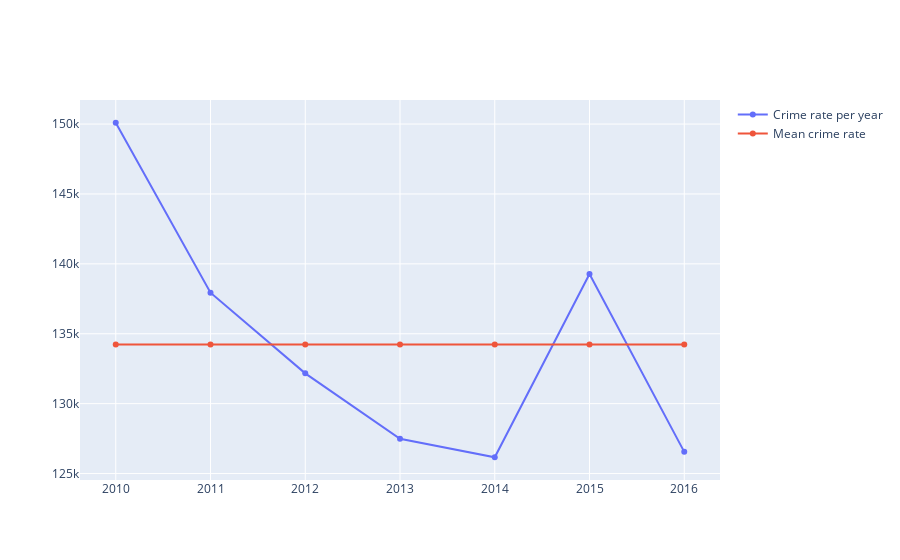

Here is the notebook cell this chart was saved with:
### Code cell
avg_crimes_pear_all_years: float = mean(year_to_crimes_sum.values())

iplot([Scatter(x=list(year_to_crimes_sum.keys()),
               y=list(year_to_crimes_sum.values()),
               name="Crime rate per year"),
       Scatter(x=list(year_to_crimes_sum.keys()),
               y=[avg_crimes_pear_all_years]*len(year_to_crimes_sum.keys()),
               name="Mean crime rate")])

### Figure 1 — Plotly figure (JSON) as saved in the notebook; plotly's stock layout.template omitted (floating-point values rounded to 4 significant figures)
{"data": [{"name": "Crime rate per year", "type": "scatter", "x": [2010, 2011, 2012, 2013, 2014, 2015, 2016], "y": [150093, 137934, 132166, 127492, 126166, 139278, 126551]}, {"name": "Mean crime rate", "type": "scatter", "x": [2010, 2011, 2012, 2013, 2014, 2015, 2016], "y": [134240, 134240, 134240, 134240, 134240, 134240, 134240]}], "layout": {}}
